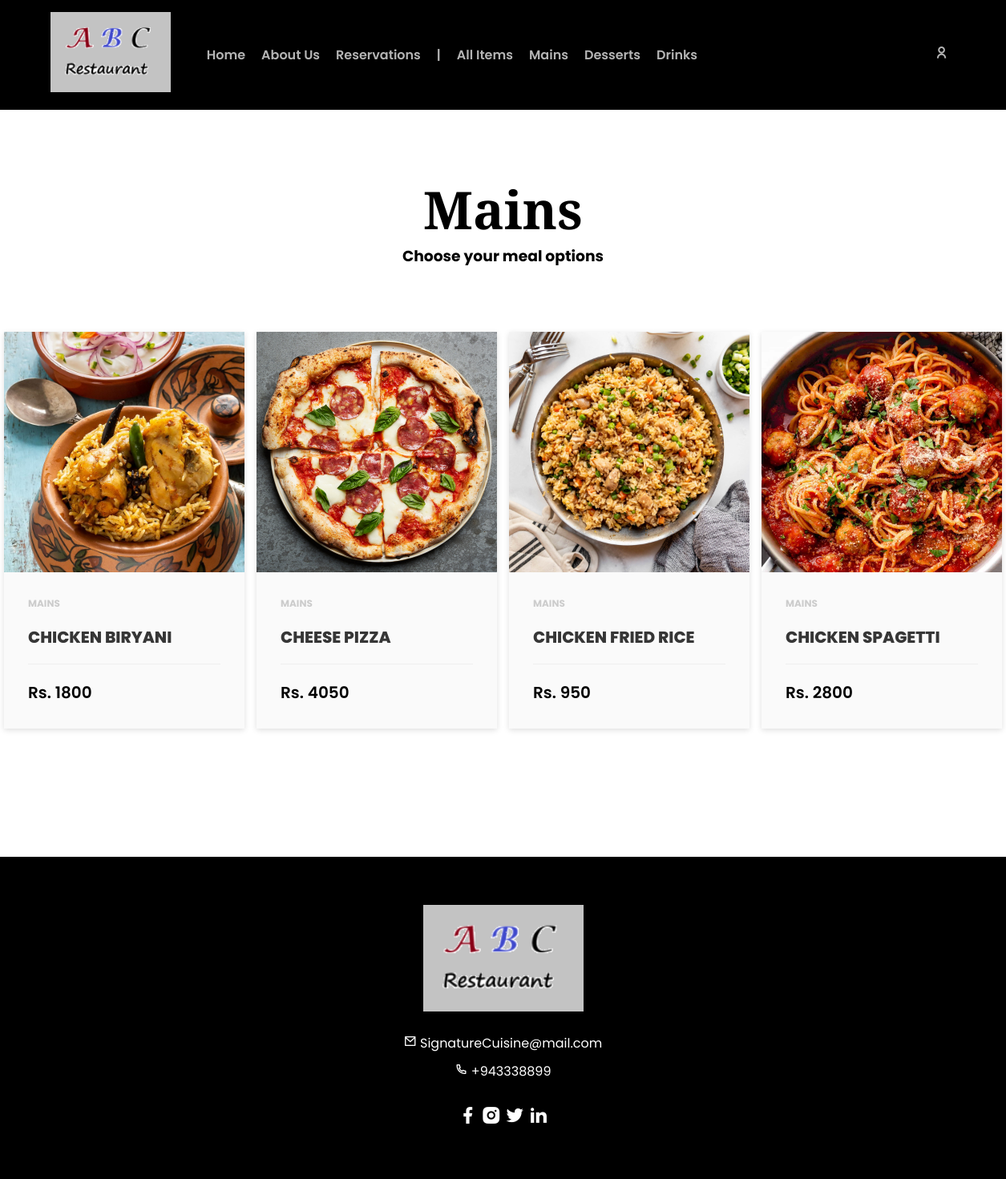
Screenshot of /Mains.php with the database file from the repository.
### tables this page shows
CREATE TABLE IF NOT EXISTS `product` (
  `product_id` int NOT NULL AUTO_INCREMENT,
  `product_name` varchar(255) DEFAULT NULL,
  `product_price` varchar(50) DEFAULT NULL,
  `product_image` varchar(255) DEFAULT NULL,
  `product_code` varchar(10) DEFAULT NULL,
  `qty` int DEFAULT NULL,
  `brand` varchar(50) DEFAULT NULL,
  `category` varchar(50) DEFAULT NULL,
  `created_at` datetime DEFAULT NULL,
  `updated_at` datetime DEFAULT NULL,
  PRIMARY KEY (`product_id`)
);

### Mains.php (the view, shortened to what this page needs)
<!DOCTYPE html>
<html lang="en">
<head>
    <?php
        include 'includes/connection.php';
        include 'includes/header.php';
    ?>
</head>
<body>
    <header>
        <?php
            include 'includes/menu.php';
        ?>
    </header>
    <section class="shop">
            <h1>Mains</h1>
            <h3> Choose your meal options</h3>
            <div class="grid" style="display: inline-grid !important;">
            <?php
                $sql = "SELECT *
                FROM product
                WHERE category = 'Mains'
                ORDER BY created_at DESC";
                $result = mysqli_query($conn, $sql);
                if ($result->num_rows > 0) {
                    while ($row = $result->fetch_assoc()) { ?>
                        <div class="product-card">
                            <div class="product-tumb">
                                <img src="assets/images/uploads/<?php echo $row['product_image']; ?>" alt="">
                            </div>
                            <div class="product-details">
                                <span class="product-catagory">
                                    <?php echo $row['category']; ?>
                                </span>
                                <h4>
                                    <?php echo $row['product_name']; ?>
                                </h4>
                                <div class="product-bottom-details">
                                    <div class="product-price">
                                       Rs. <?php echo $row['product_price']; ?>
                                    </div>
                                </div>
                            </div>
                        </div>
                    <?php }}
            ?>
            </div>
    </section>
    <footer><center>
                <div class="footer-col">
                <center><img src="assets/images/logoo.png" alt="logo" class="footer-logo-img"></center>
                    <div class="contact">
                        <a href="#"><i class="ri-mail-line"></i> SignatureCuisine@mail.com</a>
                        <a href="#"><i class="ri-phone-line"></i> +943338899</a>
                    </div>
                    <div class="social-icon">
                        <a href="https://web.facebook.com/" title="facebook">
                            <i class="ri-facebook-fill"></i>
                        </a>
                        <a href="https://www.instagram.com/" title="instagram">
                            <i class="ri-instagram-fill"></i>
                        </a>
                        <a href="https://twitter.com/" title="twitter">
                            <i class="ri-twitter-fill"></i>
                        </a>
                        <a href="https://www.linkedin.com/" title="linkedin">
                            <i class="ri-linkedin-fill"></i>
                        </a>
                    </div>
                </div>
</center>
    </footer>
</body>
</html>

### assets/css/styles.css (style rules this page uses)
* { margin: 0; padding: 0; box-sizing: border-box; }
a { color: var(--text-color); text-decoration: none; }
:root { --primary-color: #000000; --text-color: #5c686c; --primary-font: 'Playfair Display', serif; --secondry-font: 'Poppins', sans-serif; }
body { color: var(--primary-color); font-family: var(--secondry-font); }
section { padding: 80px 0; text-align: center; }
.grid { display: inline-grid; grid-template-columns: repeat(4, 1fr); gap: 15px; margin: 30px auto; }
h1 { font-size: 65px; font-weight: 800; font-family: sans-serif(--primary-font); }
footer { background: var(--primary-color); text-align: left; padding: 60px 0; }
footer .footer-col { display: flex; flex-direction: column; }
footer .footer-logo-img { width: 200px; margin-bottom: 20px; }
footer a, span { color: #FFF; transition: all .3s ease-in-out; }
footer .contact { display: flex; flex-direction: column; }
footer .contact a { margin-bottom: 10px; }
footer .social-icon { margin-top: 20px; }
footer .social-icon i { font-size: 25px; }
.product-card { width: 300px; position: relative; box-shadow: 0 2px 7px #dfdfdf; margin: 50px auto; background: #fafafa; text-align: left; }
.product-tumb { display: flex; align-items: center; justify-content: center; height: 300px; }
.product-tumb img { width: 100%; height: 100%; object-fit: cover; }
.product-details { padding: 30px; }
.product-catagory { display: block; font-size: 12px; font-weight: 700; text-transform: uppercase; color: #ccc; margin-bottom: 18px; }
.product-details h4 { font-weight: 800; font-size: 20px; display: block; margin-bottom: 18px; text-transform: uppercase; color: #363636; text-decoration: none; transition: 0.3s; cursor: pointer; }
.product-bottom-details { overflow: hidden; border-top: 1px solid #eee; padding-top: 20px; display: flex; justify-content: space-between; align-items: center; }
.product-bottom-details div { width: 50%; }
.product-price { text-align: left; font-size: 20px; color: var(--primary-color); font-weight: 600; }
:root { --primary-color: #000000; --text-color: #000000; --primary-font: 'Playfair Display', serif; --secondry-font: 'Poppins', sans-serif; }
.grid { display: grid; grid-template-columns: repeat(4, 1fr); gap: 15px; margin: 30px auto; }
h1 { font-size: 65px; font-weight: 800; font-family: var(--primary-font); }

### rows the page displays
product: product_image (picture), category "MAINS", product_name "CHICKEN BIRYANI", product_price "1800"
product: product_image (picture), category "MAINS", product_name "CHEESE PIZZA", product_price "4050"
product: product_image (picture), category "MAINS", product_name "CHICKEN FRIED RICE", product_price "950"
product: product_image (picture), category "MAINS", product_name "CHICKEN SPAGETTI", product_price "2800"
